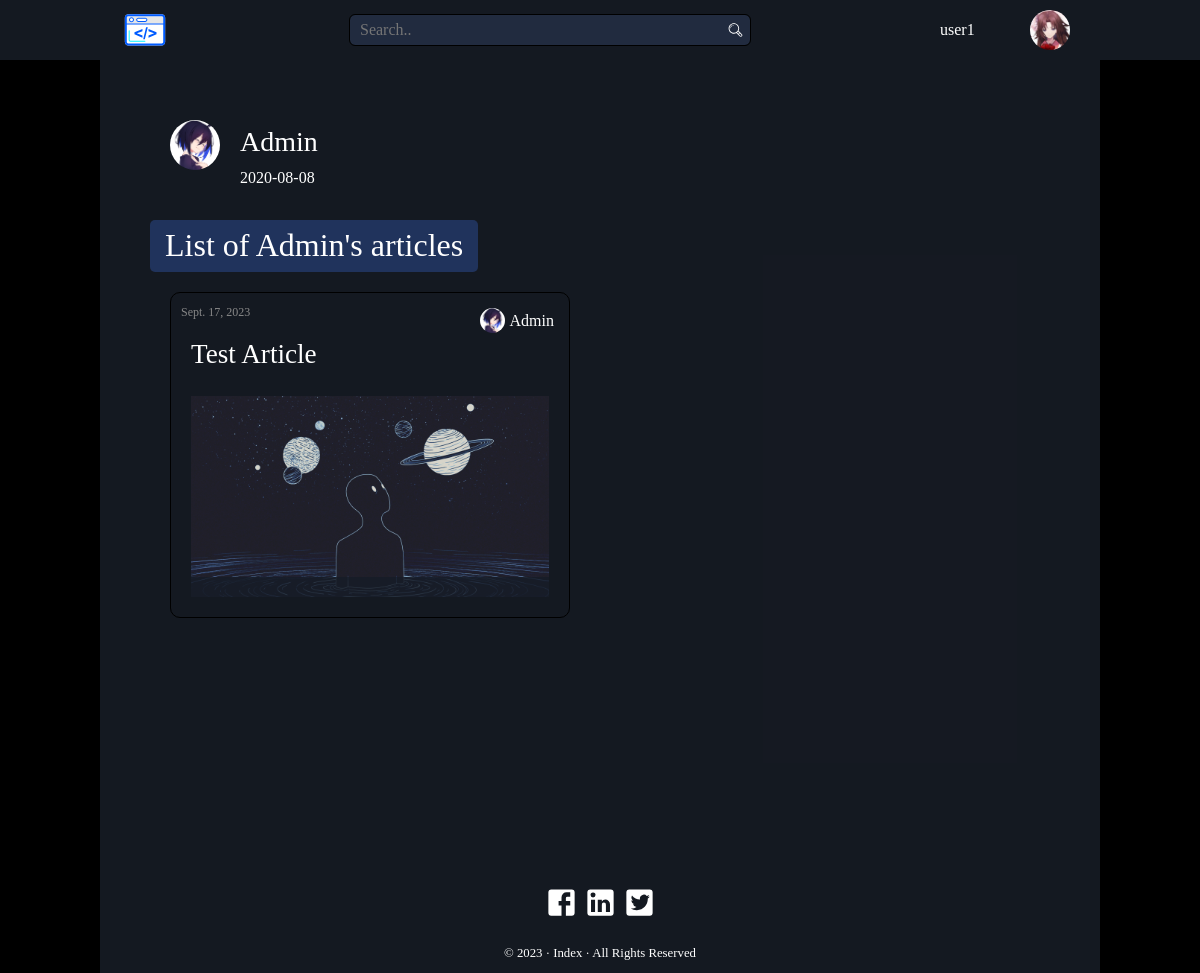
The page /Admin/ (signed in) on the database its author committed.
### blog/models.py (models this page shows, shortened)
class User(AbstractUser):
    username = models.CharField(max_length=40, unique=True)
    password = models.CharField(max_length=200)
    email = models.EmailField(default=None, blank=True, null=True)
    birth_date = models.DateField(default=None, blank=True, null=True)
    avatar = models.ImageField(upload_to=user_avatar_path, blank=True, null=True)
    created_at = models.DateField(auto_now_add=True)
    USERNAME_FIELD = "username"
    def __str__(self):
        return self.username

class Profile(models.Model):
    user_profile = models.OneToOneField(User, on_delete=models.CASCADE)
    user_link = models.SlugField(unique=True)
    def __str__(self):
        return self.user_link

class Article(models.Model):
    title = models.CharField(max_length=50)
    preview = models.ImageField(upload_to=article_preview_path, blank=True, null=True)
    content = MarkdownxField()
    author = models.ForeignKey(User, on_delete=models.CASCADE)
    created_at = models.DateField(auto_now_add=True)
    @property
    def md_content(self):
        return markdownify(self.content)

### blog/views.py (the view)
# urls.py: path("<str:user_link>/", views.profile, name="profile"),
@login_required
def profile(request, user_link):
    profile = get_object_or_404(Profile, user_link=user_link)
    articles = Article.objects.filter(author=profile.user_profile)
    context = {"profile": profile, "articles": articles}
    return render(request, "blog/profile.html", context)

### blog/templates/blog/profile.html (shortened to what this page needs)
{% extends "blog/base.html" %}
{% load static %}
{% block content %}
<div class="cnt profile">
    <div class="profile_header">
        <div class="profile_avatar">
            <img src="{% if profile.user_profile.avatar %}{{ profile.user_profile.avatar.url }}{% else %}{% static 'blog/media/avatar.svg' %}{% endif %}"
                alt="avatar" onclick="window.open(this.src)" />
        </div>
        <div class="profile_info">
            <div class="profile_username">
                {{ profile }}
            </div>
            <div class="profile_birth_date">
                {% if profile.user_profile.birth_date %}{{ profile.user_profile.birth_date|date:'Y-m-d' }}{% endif %}
            </div>
        </div>
    </div>
    <div class="profile_cnt">
        <div class="cnt_h">
            <h1>List of {{ profile.user_profile }}'s articles</h1>
        </div>
        <div class="cnt article_list">
            {% for article in articles %}
            <div class="article">
                <a href="{% url 'article_detail' article.pk %}" title="{{ article.title }}" class="article_link">
                    <div class="article_title">{{ article.title }}</div>
                    <div class="article_preview">
                        <img src="{% if article.preview %}{{ article.preview.url }}{% else %}{% static 'blog/media/preview.jpg' %}{% endif %}"
                            alt="preview">
                    </div>
                </a>
                <div class="article_date">{{ article.created_at }}</div>
                <a href="/{{ article.author }}" title="{{ article.author }}" class="article_author">
                    <div class="author_avatar">
                        <img src="{% if article.author.avatar %}{{ article.author.avatar.url }}{% else %}{% static 'blog/media/avatar.svg' %}{% endif %}"
                            alt="avatar" />
                    </div>{{ article.author }}
                </a>
            </div>
            {% endfor %}
        </div>
    </div>
</div>
{% endblock %}

### blog/templates/blog/base.html (shortened to what this page needs)
<!DOCTYPE html>
<html lang="en">
<head>
    {% load static %}
    <link rel="stylesheet" href="{% static 'blog/css/reset.css' %}" />
    <link rel="stylesheet" href="{% static 'blog/css/base.css' %}" />
    <link rel="stylesheet" href="{% static 'blog/css/blog.css' %}" />
</head>
<body>
    <header class="header">
        <div class="inner_header">
            <a href="/" class="logo"><img src="{% static 'blog/media/cmd.svg' %}" alt="logo" /></a>
            <form method="get" action="{% url 'article_list' %}" class="search_form">
                <input type="text" class="search_input" name="q" placeholder="Search.." accesskey="k" autocomplete="off"
                    title="Search (alt + k)" />
            </form>
            <div class="profile_head profile_head_hoverable">
                <a href="/{{ user }}" class="profile_head_link">
                    <span class="profile_head_name">
                        {% if user.is_authenticated %}
                        {{ user }}
                        {% else %}
                        {{ "Log In" }}
                        {% endif %}
                    </span>
                    <div class="profile_head_ava">
                        <img src="{% if user.avatar %}{{ user.avatar.url }}{% else %}{% static 'blog/media/avatar.svg' %}{% endif %}"
                            alt="avatar" />
                    </div>
                </a>
            </div>
        </div>
    </header>
    <main class="main">
        <div class="inner_main">
            {% block content %}
            {% endblock %}
        </div>
    </main>
    <footer class="footer">
        <div class="inner_footer">
            <div class="f_links">
                <a href="https://www.facebook.com/" title="facebook" target="_blank" rel="noopener noreferrer">
                    <img src="{% static 'blog/media/facebook.svg' %}" alt="facebook" />
                </a>
                <a href="https://www.linkedin.com/" title="linkedin" target="_blank" rel="noopener noreferrer">
                    <img src="{% static 'blog/media/linkedin.svg' %}" alt="linkedin" />
                </a>
                <a href="https://twitter.com/" title="twitter" target="_blank" rel="noopener noreferrer">
                    <img src="{% static 'blog/media/twitter.svg' %}" alt="twitter" />
                </a>
            </div>
            <span>&copy; 2023 &middot; Index &middot; All Rights Reserved</span>
        </div>
    </footer>
</body>
</html>

### blog/static/blog/css/base.css (style rules this page uses)
.header { width: 100%; height: 60px; position: sticky; display: block; top: 0; left: 0; right: 0; background-color: #181d27dd; -webkit-backdrop-filter: blur(1px); backdrop-filter: blur(1px); -webkit-user-select: none; -moz-user-select: none; user-select: none; transition: 100ms; z-index: 100; }
.inner_header { width: 100%; max-width: 1000px; height: 100%; display: flex; justify-content: space-between; align-items: center; margin: auto; padding: 0 20px; transition: 100ms; }
.logo { border-radius: 10px; }
.search_form { position: relative; transition: 250ms; }
.search_input { width: 400px; height: 30px; padding: 0 10px; outline: 1px solid #000; background-color: #212b3f; border-radius: 5px; transition: 200ms; }
.profile_head a { width: 150px; height: 60px; display: flex; justify-content: space-between; align-items: center; padding: 0 10px; gap: 10px; transition: 150ms; }
.profile_head_name { text-wrap: nowrap; overflow: hidden; }
.profile_head_ava { width: 40px; height: 40px; display: flex; justify-content: center; align-items: center; border-radius: 50%; overflow: hidden; transition: 100ms; }
.main { width: 100%; transition: 100ms; }
.inner_main { width: 100%; max-width: 1000px; min-height: 100vh; height: 100%; margin: auto; padding: 30px; background-color: #181d27dd; transition: 100ms; }
.footer { width: 100%; -webkit-user-select: none; -moz-user-select: none; user-select: none; }
.inner_footer { width: 100%; max-width: 1000px; height: 100%; display: flex; flex-direction: column; justify-content: center; align-items: center; margin: auto; padding: 10px 30px; background-color: #181d27dd; }
.f_links { padding: 15px 0; }
.f_links>a { display: inline-block; }
.f_links img { width: 35px; height: 35px; display: inline-block; transition: 0.3s; }
.inner_footer span { font-size: 80%; }

### blog/static/blog/css/blog.css (style rules this page uses)
.cnt_h { display: inline-block; margin: 10px 0; padding: 0 15px; background-color: #20335c; border-radius: 5px; }
.cnt_h h1 { font-weight: normal; padding: 0; }
.cnt { margin: 10px 20px; }
.article_list { display: flex; flex-wrap: wrap; justify-content: space-between; align-items: flex-start; gap: 40px; }
.article { width: 400px; position: relative; border: 1px solid #000; border-radius: 10px; transition: 200ms; }
.article_link { width: 100%; height: 100%; display: flex; flex-direction: column; gap: 20px; padding: 20px; border-radius: 10px; }
.article .article_title { margin-top: 20px; font-size: 170%; text-wrap: nowrap; overflow: hidden; }
.article .article_date { position: absolute; top: 10px; left: 10px; color: #888; font-size: 75%; pointer-events: none; }
.article .article_author { position: absolute; display: flex; justify-content: center; align-items: center; gap: 5px; top: 10px; right: 10px; padding: 5px; border-radius: 10px; transition: 150ms; }
.article .article_author .author_avatar { width: 25px; height: 25px; display: flex; justify-content: center; align-items: center; border-radius: 50%; overflow: hidden; transition: 150ms; }
.article .article_preview img { width: 100%; aspect-ratio: 16/9; transition: 150ms; }
.profile_header { position: relative; display: flex; padding: 20px; border-radius: 10px; gap: 20px; }
.profile_avatar { width: 50px; height: 50px; display: flex; justify-content: center; align-items: center; border-radius: 50%; overflow: hidden; cursor: pointer; }
.profile_info { display: flex; flex-direction: column; }
.profile_username { font-size: 175%; }

### rows shown on the page
User: username "user1", avatar (picture)
Profile: user_profile.avatar (picture), user_link "Admin", user_profile.birth_date "2020-08-08", user_profile "Admin"
Article: title "Test Article", preview (picture), created_at "Sept. 17, 2023", author.avatar (picture), author "Admin"
